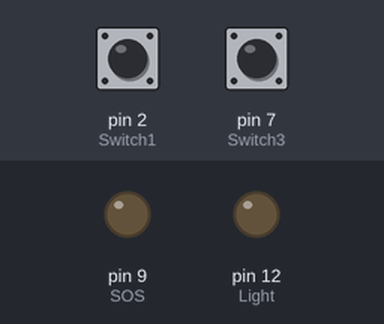
A sketch run on a simulated Arduino Uno, built with avr-gcc and run on an emulated ATmega328P. On the bench: output pins drawn as LEDs (lit = HIGH). The inputs (shaded band) are chosen by the test bench; at power-on: pin 7 (Switch3) LOW, pin 2 (Switch1) LOW.

Above: at 1.2 s.
1.3 s: pin 7 (Switch3) pulled HIGH for 0.15 s
At 3.5 s:
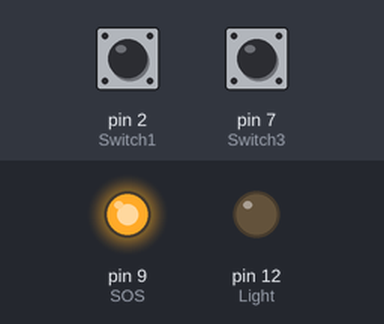
Timing chart, 0 to 10.3 s (numbered marks = the images above; inputs shaded):
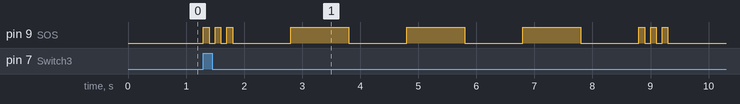

The sketch:

Day03.ino
```cpp
/*
Implement DIP switch to control LED and SOS lights.
*/

int Light = 12; // Light LED
int SOS = 9; // SOS LED
int Switch1 = 2; // Turn on light
int Switch3 = 7; // Turn on SOS

void setup() {
  pinMode(Light, OUTPUT);
  pinMode(SOS, OUTPUT);
  pinMode(Switch1, INPUT);
  pinMode(Switch3, INPUT);
}

void loop() {
  // Light Switch
  if (digitalRead(Switch1) == HIGH){
    digitalWrite(Light, HIGH);
  }
  else {
    digitalWrite(Light, LOW);
  }

  // SOS Switch
  if (digitalRead(Switch3) == HIGH){
    digitalWrite(SOS, HIGH);
    delay(100);
    digitalWrite(SOS, LOW);
    delay(100);
    digitalWrite(SOS, HIGH);
    delay(100);
    digitalWrite(SOS, LOW);
    delay(100);
    digitalWrite(SOS, HIGH);
    delay(100);
    digitalWrite(SOS, LOW);
    delay(1000);

    digitalWrite(SOS, HIGH);
    delay(1000);
    digitalWrite(SOS, LOW);
    delay(1000);
    digitalWrite(SOS, HIGH);
    delay(1000);
    digitalWrite(SOS, LOW);
    delay(1000);
    digitalWrite(SOS, HIGH);
    delay(1000);
    digitalWrite(SOS, LOW);
    delay(1000);

    digitalWrite(SOS, HIGH);
    delay(100);
    digitalWrite(SOS, LOW);
    delay(100);
    digitalWrite(SOS, HIGH);
    delay(100);
    digitalWrite(SOS, LOW);
    delay(100);
    digitalWrite(SOS, HIGH);
    delay(100);
    digitalWrite(SOS, LOW);
    delay(2000);
  }
  else {
    digitalWrite(SOS, LOW);
  }
}
```

Measured:
- after the input at 1.3 s, pin 9 (SOS): LOW → HIGH at once, → LOW 0.10 s later, → HIGH 0.10 s later, → LOW 0.10 s later, … (18 changes in this stretch)
